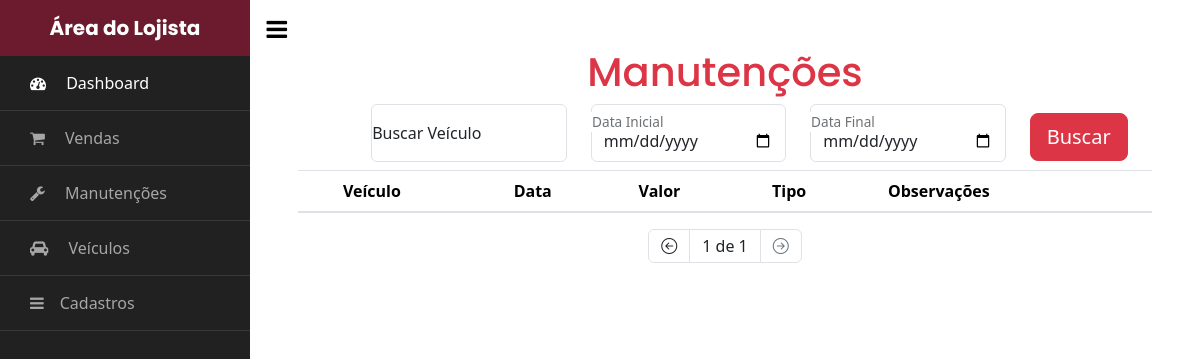
The app's page /area_do_lojista/manutencoes/ (signed in), older data.
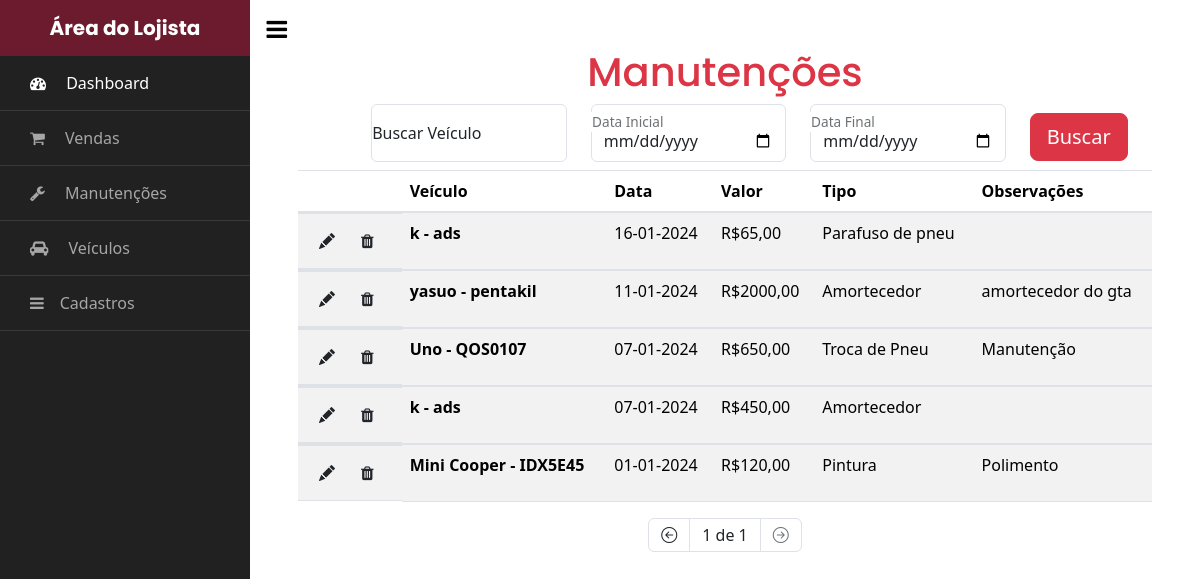
The same page, newer data.
### gestao/models.py (models this page shows, shortened)
class Manutencao(models.Model):
    id = models.AutoField(primary_key=True)
    veiculo = models.ForeignKey('veiculos.Veiculo', on_delete=models.PROTECT, related_name='veiculo_manutencao')
    tipo = models.ForeignKey('gestao.Tipo_Manutencao', on_delete=models.PROTECT, related_name='tipo_manutencao')
    valor = models.DecimalField(max_digits=10, decimal_places=2, blank=True, null=True)
    data = models.DateField()
    observacoes = models.TextField(blank=True, null=True)
    class Meta:
        verbose_name_plural = 'Manutenções'

class Tipo_Manutencao(models.Model):
    id = models.AutoField(primary_key=True)
    nome = models.CharField(max_length=50)
    def __str__(self):
        return self.nome
    class Meta:
        verbose_name_plural = 'Tipos de Manutenção'

### veiculos/models.py (models this page shows)
class Veiculo(models.Model):
    id = models.AutoField(primary_key=True)
    marca = models.ForeignKey(Marca, on_delete=models.PROTECT, related_name='marca')
    modelo = models.CharField(max_length=50)
    ano = models.IntegerField(blank=True, null=True)
    placa = models.CharField(max_length=8, blank=True, null=True, unique=True)
    cor = models.CharField(max_length=50, blank=True, null=True)
    acessorios = models.ManyToManyField(Acessorio, related_name='acessorios')
    data_insercao = models.DateTimeField(auto_now_add=True)
    km = models.IntegerField(blank=True, null=True)
    vendido = models.BooleanField(default=False)
    valor = models.DecimalField(max_digits=10, decimal_places=2, blank=True, null=True)
    foto_capa = models.ImageField(upload_to='media/', blank=True, null=True)
    valor_compra = models.DecimalField(max_digits=10, decimal_places=2, blank=True, null=True)
    CAMBIO_CHOICES = [
        ('Automático', 'Automático'),
        ('Manual', 'Manual'),
    ]
    cambio = models.CharField(
        max_length=20,
        choices=CAMBIO_CHOICES,
        default='Manual',  # Pode definir o valor padrão se desejar
    )
    DIRECAO_CHOICES = [
        ('Hidráulica', 'Hidráulica'),
        ('Elétrica', 'Elétrica'),
        ('Mecânica', 'Mecânica'),
    ]
    direcao = models.CharField(
        max_length=20,
        choices=DIRECAO_CHOICES,
        default='Hidráulica',
    )
    def __str__(self):
        return self.modelo + ' - ' + self.placa

### gestao/views.py (the view)
# urls.py: path('manutencoes/', Lista_Manutencao.as_view(), name='manutencoes'),
@method_decorator(login_required(login_url='login'), name='dispatch')
class Lista_Manutencao(ListView):
    model = Manutencao
    template_name = 'lista_manutencoes.html'
    context_object_name = 'manutencoes'
    paginate_by = 15
    def get_queryset(self):
        manutencao = super(Lista_Manutencao, self).get_queryset()
        search = self.request.GET.get('search')
        start_date = self.request.GET.get('start_date')
        end_date = self.request.GET.get('end_date')
        if search and start_date and end_date:
            manutencao = manutencao.filter(veiculo__modelo__icontains=search, data__range=[start_date, end_date]).order_by('-data')
        elif search and start_date:
            manutencao = manutencao.filter(veiculo__modelo__icontains=search, data__gte=start_date).order_by('-data')
        elif search and end_date:
            manutencao = manutencao.filter(veiculo__modelo__icontains=search, data__lte=end_date).order_by('-data')
        elif start_date and end_date:
            manutencao = manutencao.filter(data__range=[start_date, end_date]).order_by('-data')
        elif search:
            manutencao = manutencao.filter(veiculo__modelo__icontains=search).order_by('-data')
        elif start_date:
            manutencao = manutencao.filter(data__gte=start_date).order_by('-data')
        elif end_date:
            manutencao = manutencao.filter(data__lte=end_date).order_by('-data')
        else:
            manutencao = manutencao.order_by('-data')
        return manutencao

### gestao/templates/lista_manutencoes.html (shortened to what the changed rows need)
{% extends 'base_lojista.html' %}
{% block content %}
    <h1 class="text-center text-danger">Manutenções</h1>
    <table class="table table-striped table-responsive-md">
        <thead>
            <tr>
              <th></th>
              <th>Veículo</th>
              <th>Data</th>
              <th>Valor</th>
              <th>Tipo</th>
              <th>Observações</th>
            </tr>
        </thead>
        <tbody>
            {% for manutencao in manutencoes %}
                <tr>
                  <td class="d-flex flex-nowrap">
                    <a href="{% url 'editar_manutencao' manutencao.id %}"><button class="btn" type="button"><i class="bi bi-pencil-fill"></i></button></a>
                    <button class="btn" type="button" data-bs-toggle="modal" data-bs-target="#deleteModal{{manutencao.id}}"> <i class="fa fa-trash link-offset-3-hover"></i></button>
                  </td>
                    <th scope="row">{{ manutencao.veiculo }}</th>
                    <td>{{ manutencao.data|date:"d-m-Y" }}</td>
                    <td>R${{ manutencao.valor }}</td>
                    <td>{{ manutencao.tipo }}</td>
                    <td>{{ manutencao.observacoes }}</td>
                </tr>
</div>
        {% endfor %}
    </table>
{% endblock %}

Row changes from the older to the newer data that the page shows:
added Manutencao: veiculo "k - ads", data "16-01-2024", valor "65,00", tipo "Parafuso de pneu"
added Manutencao: veiculo "yasuo - pentakil", data "11-01-2024", valor "2000,00", tipo "Amortecedor", observacoes "amortecedor do gta"
added Manutencao: veiculo "Uno - QOS0107", data "07-01-2024", valor "650,00", tipo "Troca de Pneu", observacoes "Manutenção"
added Manutencao: veiculo "k - ads", data "07-01-2024", valor "450,00", tipo "Amortecedor"
added Manutencao: veiculo "Mini Cooper - IDX5E45", data "01-01-2024", valor "120,00", tipo "Pintura", observacoes "Polimento"
